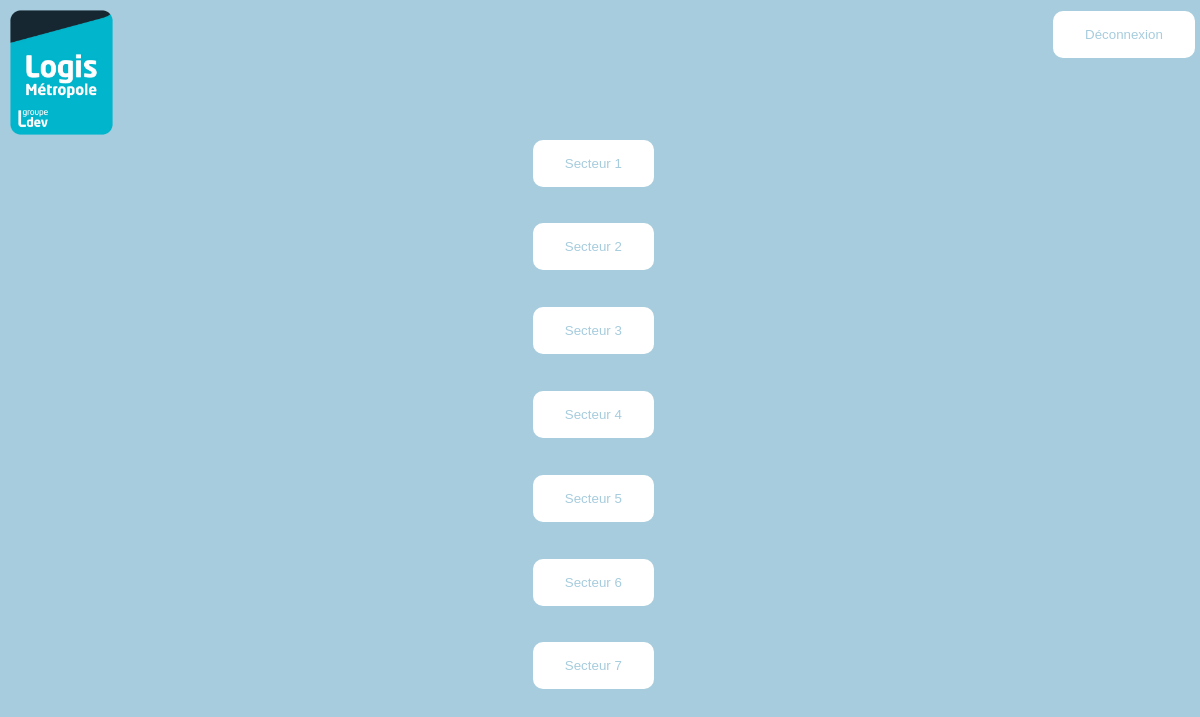
The app's page /GS.php (signed in) with its own data.
### tables this page shows
CREATE TABLE IF NOT EXISTS `t_secteur` (
  `id` bigint(20) UNSIGNED NOT NULL AUTO_INCREMENT,
  `Libelle` varchar(14) DEFAULT NULL,
  PRIMARY KEY (`id`),
  UNIQUE KEY `id` (`id`)
);

### GS.php (the view, shortened to what this page needs)
<html lang="fr">
<head>
    <link rel="stylesheet" href="css/GS.css" media="screen" type="text/css" />
</head>
<header>
    <img src="asset/logo.png" width="9%">
    <FORM class="decoo">
        <input class="deco" type='submit' id='submit' value='Déconnexion' FORMACTION='Deconnexion.php' formmethod='post' width='20px'>
    </FORM>
</header>
<body>
<div id="container">
    <?php
    $id=$_SESSION['id'];
    $db_username = $_SESSION['userbd'];
    $db_password = $_SESSION['passwordbd'];
    $db_name     = $_SESSION['db_name'];
    $db_host     = $_SESSION['db_host'];
    $db = mysqli_connect($db_host, $db_username, $db_password,$db_name)
    or die('could not connect to database');
    $requete = "SELECT Premiere_connexion
                FROM utilisateur
                WHERE id = $id";
    $exec_requete = mysqli_query($db,$requete);
    $reponses      = mysqli_fetch_array($exec_requete);
    if($reponses['Premiere_connexion']==0){
        echo("<form action='nouveauMotDePasse.php' method='POST'>
                <p>Veuillez rentrer un nouveau mot de passe différent de 0000/1111 ect</p>
                    <label>
                        <b> Mot de passe </b>
                            <input type='password' placeholder='Entrer votre mot de passe ' name='password' size='65px' required><br>
                            <input type='submit' id='submit' value='Valider' height='65px'>
                    </label>
              </form>");
    }else {
        $requete      ="SELECT id,Libelle
                        FROM t_secteur";
        $exec_requete =mysqli_query($db,$requete);
        $secteurs     =mysqli_fetch_all($exec_requete);
        foreach ($secteurs as $secteur){
            echo("<form action='secteur.php?ids=$secteur[0]' method='POST'>
                    <label>
                        <input type='submit' id='identifiant3' value='$secteur[1]'>
                    </label>
                  </form><br>");
        }
    }
    ?>
</div>
</body>
</html>

### css/GS.css (style rules this page uses)
body { background-color: #A6CCDD ; }
input[type=submit] { background-color: #ffffff; border: gray; color: #A6CCDD; padding: 16px 32px; text-decoration: none; cursor: pointer; border-radius: 10px; margin-left: 2%; margin-top: 2%; }
.deco { color: darkgoldenrod; }
.decoo { float: right; }
header input { background-color: blue; }
#container { width:140px; margin:0 auto; }

### records on screen
t_secteur: Libelle "Secteur 1"
t_secteur: Libelle "Secteur 2"
t_secteur: Libelle "Secteur 3"
t_secteur: Libelle "Secteur 4"
t_secteur: Libelle "Secteur 5"
t_secteur: Libelle "Secteur 6"
t_secteur: Libelle "Secteur 7"
